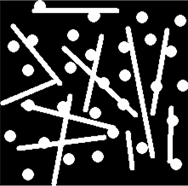
#> input picture 5/barras_cir.png, 188 x 186 px
$ python actividad_clase5.py
#> lines starting #> are read from the running program, lines starting #| are printed output that depends on the picture; after the words box and inside, x2 and y2 are one past the last pixel; in counts of white or black regions, pixels touching at a corner belong together
#by Juan David Cuscagua López

import numpy as np
import cv2

path = "barras_cir.png"

def loadImage (path):
#> called with path = 'barras_cir.png'
    imgColor = cv2.imread(path,1)
#> imgColor is the input picture: shape (186, 188, 3); min 0, max 255, mean 57.7
    imgGray = cv2.imread(path,0)
#> imgGray: shape (186, 188); min 0, max 255, mean 57.7
    return (imgColor, imgGray)

def showImg(nameWindow, matImage, t):
    cv2.imshow(nameWindow, matImage)
    cv2.waitKey(t)

if __name__ == "__main__":
    imgColor, imgGray = loadImage(path)
    showImg("imgColor", imgColor, 0)
    _red, img_cir = cv2.threshold(imgGray, 100, 255, cv2.THRESH_BINARY)
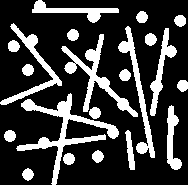
#> img_cir: shape (186, 188); 23.7% white; 21 white regions, largest, box (x1, y1, x2, y2) and area: (0, 93, 188, 186) 1894, (61, 34, 138, 117) 1243, (118, 26, 155, 158) 923
    #showImg("img_bin", img_bin, 0)
    kernel1 = cv2.getStructuringElement(cv2.MORPH_RECT,(4,4))
    kernel2 = cv2.getStructuringElement(cv2.MORPH_ELLIPSE,(10,10))
    kernel3 = cv2.getStructuringElement(cv2.MORPH_ELLIPSE,(11,11))

    img_cir = cv2.erode(img_cir, kernel=kernel1, iterations=2)
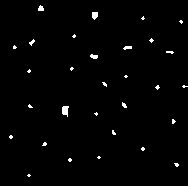
#> img_cir: shape (186, 188); 1.4% white in thin lines or dots, all inside (x1, y1, x2, y2) = (9, 5, 188, 177)
    showImg("img_cir", img_cir, 0)
    img_cir = cv2.dilate(img_cir, kernel=kernel3, iterations=1)
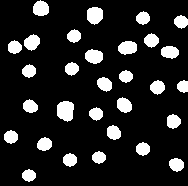
#> img_cir: shape (186, 188); 14.1% white; 30 white regions, largest, box (x1, y1, x2, y2) and area: (57, 101, 74, 122) 288, (87, 7, 103, 25) 232, (118, 41, 137, 55) 210
    showImg("img_cir", img_cir, 0)

    cv2.destroyAllWindows()

$ run again, with 5/person.png copied over 5/barras_cir.png
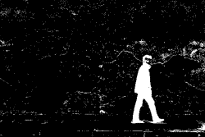
#> input picture 5/person.png, 205 x 137 px
#> in loadImage, imgColor is the input picture: shape (137, 205, 3); min 0, max 255, mean 14.3
#> `_red, img_cir = cv2.threshold(imgGray, 100, 255, cv2.THRESH_BINARY)`:
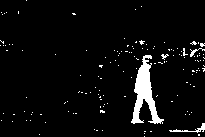
#> img_cir: shape (137, 205); 4.8% white; 144 white regions (140 under 20 px), largest, box (x1, y1, x2, y2) and area: (131, 55, 164, 124) 904, (169, 123, 205, 133) 89, (190, 48, 205, 57) 38, (161, 54, 169, 60) 21
#> `img_cir = cv2.dilate(img_cir, kernel=kernel3, iterations=1)`:
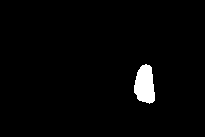
#> img_cir: shape (137, 205); 2.2% white; 1 white region, box (x1, y1, x2, y2) and area: (134, 64, 155, 104) 631
